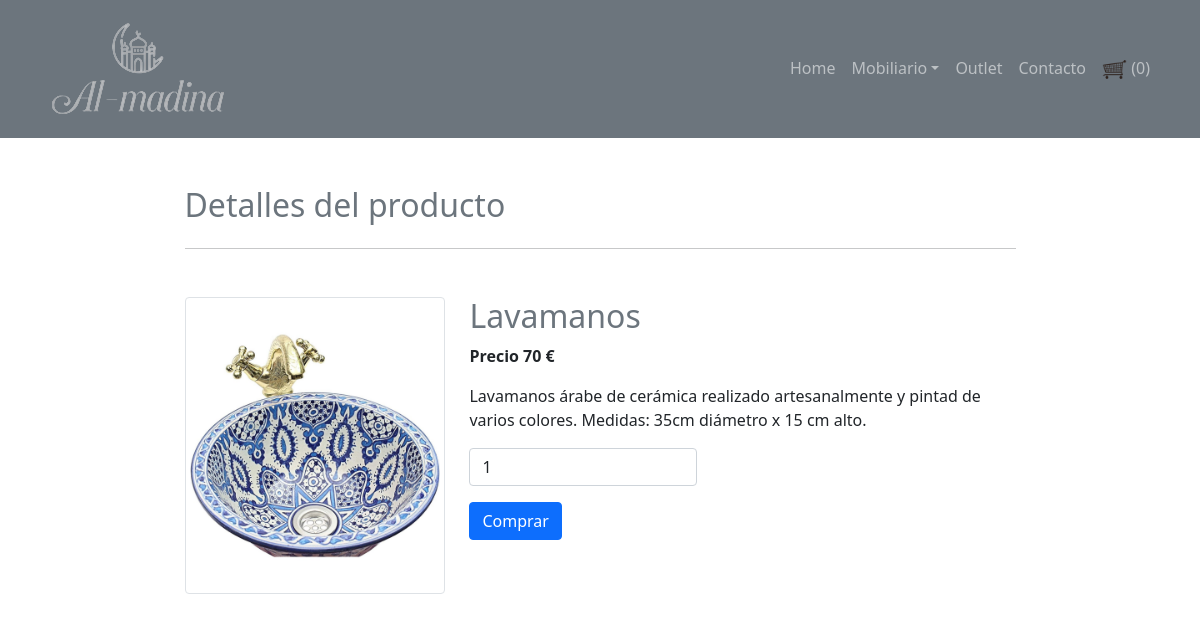
Screenshot of /view_details_baño.php?id=3 with the database file from the repository.
### view_details_baño.php (the view, shortened to what this page needs)
<?php
	include "config.php";
	$data=[];
	$sql="select * from baño where PID={$_GET["id"]}";
	$res=$con->query($sql);
	if($res->num_rows>0){
		$data=$row=$res->fetch_assoc();
	}
?>
<html>
	<head>
		<link rel="stylesheet" href="https://maxcdn.bootstrapcdn.com/bootstrap/4.0.0/css/bootstrap.min.css">
    </head>
    <body>
	<?php include "navbar.php"; ?>
        <div class='container mt-5'>
			<div class='row'>
				<div class='col-md-9 mx-auto'>
					<h2 class='text-muted mb-4'>Detalles del producto</h2><hr>
					<div class='row mt-5'>
						<div class='col-md-4'>
							  <img src="images/<?php echo $data["IMAGE"]; ?>" class='img-thumbnail'>
						</div>
						<div class='col-md-8'>
							<h2 class='text-muted'><?php echo $data["PRODUCT"]; ?></h2>
							<p class="font-weight-bold">Precio <?php echo $data["PRICE"]; ?> €</p>
							<p><?php echo $data["DESCRIPTION"]; ?></p>
							<form method='post' action='<?php echo $_SERVER["REQUEST_URI"];?>'>
									<p><input type='number' min='1' value='1' name='qty' required class='form-control col-md-5'></p>
								<input type='submit' name='submit' value='Comprar' class='btn btn-primary'>
							</form>
						</div>
					</div>
				</div>
			</div>
		</div>
    </body>
</html>

### rows the page displays
baño: IMAGE (picture), PRODUCT "Lavamanos", PRICE "70", DESCRIPTION "Lavamanos árabe de cerámica realizado artesanalmente y pintad de varios colores. Medidas: 35cm diámetro x 15 cm alto."

### other values shown
$cart->get_cart_count() "0"
